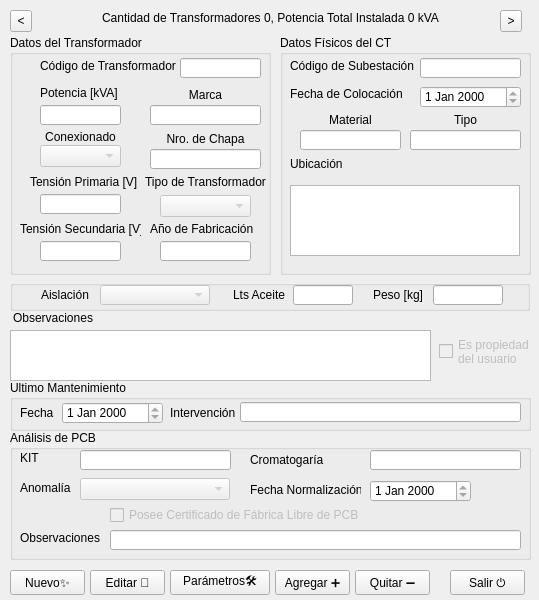
<?xml version="1.0" encoding="UTF-8"?>
<ui version="4.0">
 <class>Form</class>
 <widget class="QWidget" name="Form">
  <property name="windowModality">
   <enum>Qt::ApplicationModal</enum>
  </property>
  <property name="geometry">
   <rect>
    <x>0</x>
    <y>0</y>
    <width>539</width>
    <height>600</height>
   </rect>
  </property>
  <property name="windowTitle">
   <string>Centro de Transformación</string>
  </property>
  <property name="inputMethodHints">
   <set>Qt::ImhNone</set>
  </property>
  <widget class="QPushButton" name="cmdSalir">
   <property name="geometry">
    <rect>
     <x>450</x>
     <y>570</y>
     <width>75</width>
     <height>25</height>
    </rect>
   </property>
   <property name="text">
    <string>Salir ⏻</string>
   </property>
   <property name="shortcut">
    <string>Esc</string>
   </property>
  </widget>
  <widget class="QLabel" name="lblTransformadores">
   <property name="geometry">
    <rect>
     <x>70</x>
     <y>10</y>
     <width>401</width>
     <height>16</height>
    </rect>
   </property>
   <property name="text">
    <string>Cantidad de Transformadores 0, Potencia Total Instalada 0 kVA</string>
   </property>
   <property name="alignment">
    <set>Qt::AlignCenter</set>
   </property>
  </widget>
  <widget class="QToolButton" name="cmdMenos">
   <property name="geometry">
    <rect>
     <x>10</x>
     <y>10</y>
     <width>22</width>
     <height>22</height>
    </rect>
   </property>
   <property name="text">
    <string>&lt;</string>
   </property>
  </widget>
  <widget class="QToolButton" name="cmdMas">
   <property name="geometry">
    <rect>
     <x>500</x>
     <y>10</y>
     <width>22</width>
     <height>22</height>
    </rect>
   </property>
   <property name="text">
    <string>&gt;</string>
   </property>
  </widget>
  <widget class="QGroupBox" name="groupBox">
   <property name="geometry">
    <rect>
     <x>10</x>
     <y>35</y>
     <width>261</width>
     <height>240</height>
    </rect>
   </property>
   <property name="title">
    <string>Datos del Transformador</string>
   </property>
   <widget class="QLineEdit" name="txtV2">
    <property name="geometry">
     <rect>
      <x>30</x>
      <y>206</y>
      <width>81</width>
      <height>20</height>
     </rect>
    </property>
    <property name="inputMethodHints">
     <set>Qt::ImhFormattedNumbersOnly</set>
    </property>
    <property name="maxLength">
     <number>10</number>
    </property>
    <property name="readOnly">
     <bool>true</bool>
    </property>
   </widget>
   <widget class="QLabel" name="label_6">
    <property name="geometry">
     <rect>
      <x>140</x>
      <y>50</y>
      <width>111</width>
      <height>20</height>
     </rect>
    </property>
    <property name="text">
     <string>Marca</string>
    </property>
    <property name="alignment">
     <set>Qt::AlignCenter</set>
    </property>
   </widget>
   <widget class="QLineEdit" name="txtV1">
    <property name="geometry">
     <rect>
      <x>30</x>
      <y>159</y>
      <width>81</width>
      <height>20</height>
     </rect>
    </property>
    <property name="inputMethodHints">
     <set>Qt::ImhFormattedNumbersOnly</set>
    </property>
    <property name="maxLength">
     <number>10</number>
    </property>
    <property name="readOnly">
     <bool>true</bool>
    </property>
   </widget>
   <widget class="QLineEdit" name="txtAnio">
    <property name="geometry">
     <rect>
      <x>150</x>
      <y>206</y>
      <width>91</width>
      <height>20</height>
     </rect>
    </property>
    <property name="maxLength">
     <number>10</number>
    </property>
    <property name="readOnly">
     <bool>true</bool>
    </property>
   </widget>
   <widget class="QLabel" name="label_5">
    <property name="geometry">
     <rect>
      <x>30</x>
      <y>50</y>
      <width>81</width>
      <height>16</height>
     </rect>
    </property>
    <property name="text">
     <string>Potencia [kVA]</string>
    </property>
   </widget>
   <widget class="QLabel" name="label_9">
    <property name="geometry">
     <rect>
      <x>140</x>
      <y>94</y>
      <width>111</width>
      <height>20</height>
     </rect>
    </property>
    <property name="text">
     <string>Nro. de Chapa</string>
    </property>
    <property name="alignment">
     <set>Qt::AlignCenter</set>
    </property>
   </widget>
   <widget class="QLabel" name="label_13">
    <property name="geometry">
     <rect>
      <x>140</x>
      <y>186</y>
      <width>121</width>
      <height>16</height>
     </rect>
    </property>
    <property name="text">
     <string>Año de Fabricación</string>
    </property>
   </widget>
   <widget class="QLabel" name="label_3">
    <property name="geometry">
     <rect>
      <x>30</x>
      <y>23</y>
      <width>141</width>
      <height>16</height>
     </rect>
    </property>
    <property name="text">
     <string>Código de Transformador</string>
    </property>
   </widget>
   <widget class="QLineEdit" name="txtTrafo">
    <property name="geometry">
     <rect>
      <x>170</x>
      <y>23</y>
      <width>81</width>
      <height>20</height>
     </rect>
    </property>
    <property name="maxLength">
     <number>15</number>
    </property>
    <property name="readOnly">
     <bool>true</bool>
    </property>
   </widget>
   <widget class="QLabel" name="label_10">
    <property name="geometry">
     <rect>
      <x>20</x>
      <y>139</y>
      <width>111</width>
      <height>16</height>
     </rect>
    </property>
    <property name="text">
     <string>Tensión Primaria [V]</string>
    </property>
   </widget>
   <widget class="QLineEdit" name="txtPotencia">
    <property name="geometry">
     <rect>
      <x>30</x>
      <y>70</y>
      <width>81</width>
      <height>20</height>
     </rect>
    </property>
    <property name="inputMethodHints">
     <set>Qt::ImhFormattedNumbersOnly</set>
    </property>
    <property name="maxLength">
     <number>10</number>
    </property>
    <property name="readOnly">
     <bool>true</bool>
    </property>
   </widget>
   <widget class="QLineEdit" name="txtMarca">
    <property name="geometry">
     <rect>
      <x>140</x>
      <y>70</y>
      <width>111</width>
      <height>20</height>
     </rect>
    </property>
    <property name="maxLength">
     <number>20</number>
    </property>
    <property name="readOnly">
     <bool>true</bool>
    </property>
   </widget>
   <widget class="QLineEdit" name="txtNroChapa">
    <property name="geometry">
     <rect>
      <x>140</x>
      <y>114</y>
      <width>111</width>
      <height>20</height>
     </rect>
    </property>
    <property name="maxLength">
     <number>20</number>
    </property>
    <property name="readOnly">
     <bool>true</bool>
    </property>
   </widget>
   <widget class="QLabel" name="label_7">
    <property name="geometry">
     <rect>
      <x>130</x>
      <y>139</y>
      <width>131</width>
      <height>16</height>
     </rect>
    </property>
    <property name="text">
     <string>Tipo de Transformador</string>
    </property>
    <property name="alignment">
     <set>Qt::AlignCenter</set>
    </property>
   </widget>
   <widget class="QLabel" name="label_12">
    <property name="geometry">
     <rect>
      <x>10</x>
      <y>186</y>
      <width>121</width>
      <height>16</height>
     </rect>
    </property>
    <property name="text">
     <string>Tensión Secundaria [V]</string>
    </property>
   </widget>
   <widget class="QLabel" name="label_8">
    <property name="geometry">
     <rect>
      <x>30</x>
      <y>94</y>
      <width>81</width>
      <height>16</height>
     </rect>
    </property>
    <property name="text">
     <string>Conexionado</string>
    </property>
    <property name="alignment">
     <set>Qt::AlignCenter</set>
    </property>
   </widget>
   <widget class="QComboBox" name="cmbConexionado">
    <property name="enabled">
     <bool>false</bool>
    </property>
    <property name="geometry">
     <rect>
      <x>30</x>
      <y>110</y>
      <width>81</width>
      <height>22</height>
     </rect>
    </property>
    <property name="editable">
     <bool>false</bool>
    </property>
    <property name="frame">
     <bool>true</bool>
    </property>
   </widget>
   <widget class="QComboBox" name="cmbTipo">
    <property name="enabled">
     <bool>false</bool>
    </property>
    <property name="geometry">
     <rect>
      <x>150</x>
      <y>160</y>
      <width>91</width>
      <height>22</height>
     </rect>
    </property>
    <property name="editable">
     <bool>false</bool>
    </property>
    <property name="frame">
     <bool>true</bool>
    </property>
   </widget>
  </widget>
  <widget class="QGroupBox" name="groupBox_2">
   <property name="geometry">
    <rect>
     <x>280</x>
     <y>35</y>
     <width>251</width>
     <height>240</height>
    </rect>
   </property>
   <property name="title">
    <string>Datos Físicos del CT</string>
   </property>
   <widget class="QLabel" name="label_14">
    <property name="geometry">
     <rect>
      <x>130</x>
      <y>75</y>
      <width>111</width>
      <height>20</height>
     </rect>
    </property>
    <property name="text">
     <string>Tipo</string>
    </property>
    <property name="alignment">
     <set>Qt::AlignCenter</set>
    </property>
   </widget>
   <widget class="QLabel" name="label_15">
    <property name="geometry">
     <rect>
      <x>20</x>
      <y>75</y>
      <width>101</width>
      <height>20</height>
     </rect>
    </property>
    <property name="text">
     <string>Material</string>
    </property>
    <property name="alignment">
     <set>Qt::AlignCenter</set>
    </property>
   </widget>
   <widget class="QLabel" name="label_16">
    <property name="geometry">
     <rect>
      <x>10</x>
      <y>51</y>
      <width>121</width>
      <height>16</height>
     </rect>
    </property>
    <property name="text">
     <string>Fecha de Colocación</string>
    </property>
   </widget>
   <widget class="QLabel" name="label_4">
    <property name="geometry">
     <rect>
      <x>10</x>
      <y>23</y>
      <width>141</width>
      <height>16</height>
     </rect>
    </property>
    <property name="text">
     <string>Código de Subestación</string>
    </property>
   </widget>
   <widget class="QLineEdit" name="txtCT">
    <property name="geometry">
     <rect>
      <x>140</x>
      <y>23</y>
      <width>101</width>
      <height>20</height>
     </rect>
    </property>
    <property name="maxLength">
     <number>15</number>
    </property>
    <property name="readOnly">
     <bool>true</bool>
    </property>
   </widget>
   <widget class="QLineEdit" name="txtMaterial">
    <property name="geometry">
     <rect>
      <x>20</x>
      <y>95</y>
      <width>101</width>
      <height>20</height>
     </rect>
    </property>
    <property name="maxLength">
     <number>20</number>
    </property>
    <property name="readOnly">
     <bool>true</bool>
    </property>
   </widget>
   <widget class="QLineEdit" name="txtTipoCT">
    <property name="geometry">
     <rect>
      <x>130</x>
      <y>95</y>
      <width>111</width>
      <height>20</height>
     </rect>
    </property>
    <property name="maxLength">
     <number>20</number>
    </property>
    <property name="readOnly">
     <bool>true</bool>
    </property>
   </widget>
   <widget class="QLabel" name="label_21">
    <property name="geometry">
     <rect>
      <x>10</x>
      <y>121</y>
      <width>81</width>
      <height>16</height>
     </rect>
    </property>
    <property name="text">
     <string>Ubicación</string>
    </property>
   </widget>
   <widget class="QDateEdit" name="datInstalacion">
    <property name="geometry">
     <rect>
      <x>140</x>
      <y>51</y>
      <width>101</width>
      <height>22</height>
     </rect>
    </property>
    <property name="readOnly">
     <bool>true</bool>
    </property>
   </widget>
   <widget class="QTextEdit" name="txtUbicacion">
    <property name="geometry">
     <rect>
      <x>10</x>
      <y>150</y>
      <width>230</width>
      <height>71</height>
     </rect>
    </property>
    <property name="readOnly">
     <bool>true</bool>
    </property>
   </widget>
  </widget>
  <widget class="QGroupBox" name="groupBox_3">
   <property name="geometry">
    <rect>
     <x>10</x>
     <y>380</y>
     <width>521</width>
     <height>51</height>
    </rect>
   </property>
   <property name="title">
    <string>Ultimo Mantenimiento</string>
   </property>
   <widget class="QLabel" name="label_17">
    <property name="geometry">
     <rect>
      <x>10</x>
      <y>25</y>
      <width>41</width>
      <height>16</height>
     </rect>
    </property>
    <property name="text">
     <string>Fecha</string>
    </property>
   </widget>
   <widget class="QDateEdit" name="datMantenimiento">
    <property name="geometry">
     <rect>
      <x>52</x>
      <y>22</y>
      <width>101</width>
      <height>22</height>
     </rect>
    </property>
    <property name="readOnly">
     <bool>true</bool>
    </property>
   </widget>
   <widget class="QLineEdit" name="txtIntervencion">
    <property name="geometry">
     <rect>
      <x>230</x>
      <y>22</y>
      <width>281</width>
      <height>20</height>
     </rect>
    </property>
    <property name="maxLength">
     <number>25</number>
    </property>
    <property name="readOnly">
     <bool>true</bool>
    </property>
   </widget>
   <widget class="QLabel" name="label_18">
    <property name="geometry">
     <rect>
      <x>160</x>
      <y>25</y>
      <width>71</width>
      <height>16</height>
     </rect>
    </property>
    <property name="text">
     <string>Intervención</string>
    </property>
   </widget>
  </widget>
  <widget class="QGroupBox" name="groupBox_4">
   <property name="geometry">
    <rect>
     <x>10</x>
     <y>430</y>
     <width>521</width>
     <height>130</height>
    </rect>
   </property>
   <property name="title">
    <string>Análisis de PCB</string>
   </property>
   <widget class="QLabel" name="label_19">
    <property name="geometry">
     <rect>
      <x>10</x>
      <y>100</y>
      <width>131</width>
      <height>16</height>
     </rect>
    </property>
    <property name="text">
     <string>Observaciones</string>
    </property>
   </widget>
   <widget class="QLabel" name="label_20">
    <property name="geometry">
     <rect>
      <x>240</x>
      <y>20</y>
      <width>111</width>
      <height>20</height>
     </rect>
    </property>
    <property name="text">
     <string>Cromatogaría</string>
    </property>
    <property name="alignment">
     <set>Qt::AlignLeading|Qt::AlignLeft|Qt::AlignVCenter</set>
    </property>
   </widget>
   <widget class="QLabel" name="label_22">
    <property name="geometry">
     <rect>
      <x>240</x>
      <y>50</y>
      <width>111</width>
      <height>20</height>
     </rect>
    </property>
    <property name="text">
     <string>Fecha Normalización</string>
    </property>
    <property name="alignment">
     <set>Qt::AlignLeading|Qt::AlignLeft|Qt::AlignVCenter</set>
    </property>
   </widget>
   <widget class="QLabel" name="label_23">
    <property name="geometry">
     <rect>
      <x>10</x>
      <y>50</y>
      <width>61</width>
      <height>16</height>
     </rect>
    </property>
    <property name="text">
     <string>Anomalía</string>
    </property>
    <property name="alignment">
     <set>Qt::AlignLeading|Qt::AlignLeft|Qt::AlignVCenter</set>
    </property>
   </widget>
   <widget class="QLabel" name="label_24">
    <property name="geometry">
     <rect>
      <x>10</x>
      <y>20</y>
      <width>51</width>
      <height>16</height>
     </rect>
    </property>
    <property name="text">
     <string>KIT</string>
    </property>
   </widget>
   <widget class="QLineEdit" name="txtKit">
    <property name="geometry">
     <rect>
      <x>70</x>
      <y>20</y>
      <width>151</width>
      <height>20</height>
     </rect>
    </property>
    <property name="maxLength">
     <number>10</number>
    </property>
    <property name="readOnly">
     <bool>true</bool>
    </property>
   </widget>
   <widget class="QLineEdit" name="txtCromatografia">
    <property name="geometry">
     <rect>
      <x>360</x>
      <y>20</y>
      <width>151</width>
      <height>20</height>
     </rect>
    </property>
    <property name="maxLength">
     <number>10</number>
    </property>
    <property name="readOnly">
     <bool>true</bool>
    </property>
   </widget>
   <widget class="QLineEdit" name="txtObservacionesPCB">
    <property name="geometry">
     <rect>
      <x>100</x>
      <y>100</y>
      <width>411</width>
      <height>20</height>
     </rect>
    </property>
    <property name="maxLength">
     <number>100</number>
    </property>
    <property name="readOnly">
     <bool>true</bool>
    </property>
   </widget>
   <widget class="QCheckBox" name="chkCertificado">
    <property name="enabled">
     <bool>false</bool>
    </property>
    <property name="geometry">
     <rect>
      <x>100</x>
      <y>70</y>
      <width>271</width>
      <height>30</height>
     </rect>
    </property>
    <property name="text">
     <string>Posee Certificado de Fábrica Libre de PCB</string>
    </property>
   </widget>
   <widget class="QDateEdit" name="datNormalizacion">
    <property name="geometry">
     <rect>
      <x>360</x>
      <y>50</y>
      <width>101</width>
      <height>22</height>
     </rect>
    </property>
    <property name="readOnly">
     <bool>true</bool>
    </property>
   </widget>
   <widget class="QComboBox" name="cmbAnomalia">
    <property name="enabled">
     <bool>false</bool>
    </property>
    <property name="geometry">
     <rect>
      <x>70</x>
      <y>48</y>
      <width>150</width>
      <height>22</height>
     </rect>
    </property>
    <property name="editable">
     <bool>false</bool>
    </property>
    <property name="frame">
     <bool>true</bool>
    </property>
   </widget>
  </widget>
  <widget class="QLabel" name="label_26">
   <property name="geometry">
    <rect>
     <x>13</x>
     <y>310</y>
     <width>91</width>
     <height>16</height>
    </rect>
   </property>
   <property name="text">
    <string>Observaciones</string>
   </property>
  </widget>
  <widget class="QCheckBox" name="chkPropiedadUsuario">
   <property name="enabled">
    <bool>false</bool>
   </property>
   <property name="geometry">
    <rect>
     <x>439</x>
     <y>331</y>
     <width>90</width>
     <height>41</height>
    </rect>
   </property>
   <property name="inputMethodHints">
    <set>Qt::ImhMultiLine</set>
   </property>
   <property name="text">
    <string>Es propiedad 
del usuario</string>
   </property>
  </widget>
  <widget class="QTextEdit" name="txtObservaciones">
   <property name="geometry">
    <rect>
     <x>10</x>
     <y>330</y>
     <width>421</width>
     <height>51</height>
    </rect>
   </property>
   <property name="textInteractionFlags">
    <set>Qt::TextSelectableByKeyboard|Qt::TextSelectableByMouse</set>
   </property>
  </widget>
  <widget class="QPushButton" name="cmdNuevo">
   <property name="geometry">
    <rect>
     <x>10</x>
     <y>570</y>
     <width>75</width>
     <height>25</height>
    </rect>
   </property>
   <property name="text">
    <string>Nuevo✨</string>
   </property>
  </widget>
  <widget class="QPushButton" name="cmdAgregar">
   <property name="geometry">
    <rect>
     <x>275</x>
     <y>570</y>
     <width>75</width>
     <height>25</height>
    </rect>
   </property>
   <property name="text">
    <string>Agregar ➕</string>
   </property>
  </widget>
  <widget class="QPushButton" name="cmdQuitar">
   <property name="geometry">
    <rect>
     <x>355</x>
     <y>570</y>
     <width>75</width>
     <height>25</height>
    </rect>
   </property>
   <property name="text">
    <string>Quitar ➖</string>
   </property>
  </widget>
  <widget class="QPushButton" name="cmdEditar">
   <property name="geometry">
    <rect>
     <x>90</x>
     <y>570</y>
     <width>75</width>
     <height>25</height>
    </rect>
   </property>
   <property name="text">
    <string>Editar 📝</string>
   </property>
  </widget>
  <widget class="QPushButton" name="cmdParametros">
   <property name="geometry">
    <rect>
     <x>170</x>
     <y>570</y>
     <width>100</width>
     <height>25</height>
    </rect>
   </property>
   <property name="text">
    <string>Parámetros🛠</string>
   </property>
  </widget>
  <widget class="QGroupBox" name="groupBox_5">
   <property name="geometry">
    <rect>
     <x>10</x>
     <y>280</y>
     <width>520</width>
     <height>31</height>
    </rect>
   </property>
   <property name="title">
    <string/>
   </property>
   <widget class="QLabel" name="label_25">
    <property name="geometry">
     <rect>
      <x>223</x>
      <y>7</y>
      <width>61</width>
      <height>16</height>
     </rect>
    </property>
    <property name="text">
     <string>Lts Aceite</string>
    </property>
   </widget>
   <widget class="QLineEdit" name="txtAceite">
    <property name="geometry">
     <rect>
      <x>283</x>
      <y>5</y>
      <width>60</width>
      <height>20</height>
     </rect>
    </property>
    <property name="maxLength">
     <number>10</number>
    </property>
    <property name="readOnly">
     <bool>true</bool>
    </property>
   </widget>
   <widget class="QComboBox" name="cmbAislacion">
    <property name="enabled">
     <bool>false</bool>
    </property>
    <property name="geometry">
     <rect>
      <x>90</x>
      <y>5</y>
      <width>110</width>
      <height>20</height>
     </rect>
    </property>
    <property name="editable">
     <bool>false</bool>
    </property>
    <property name="frame">
     <bool>true</bool>
    </property>
   </widget>
   <widget class="QLabel" name="label_11">
    <property name="geometry">
     <rect>
      <x>25</x>
      <y>7</y>
      <width>60</width>
      <height>16</height>
     </rect>
    </property>
    <property name="text">
     <string>Aislación</string>
    </property>
    <property name="alignment">
     <set>Qt::AlignCenter</set>
    </property>
   </widget>
   <widget class="QLineEdit" name="txtPeso">
    <property name="geometry">
     <rect>
      <x>423</x>
      <y>5</y>
      <width>70</width>
      <height>20</height>
     </rect>
    </property>
    <property name="maxLength">
     <number>10</number>
    </property>
    <property name="readOnly">
     <bool>true</bool>
    </property>
   </widget>
   <widget class="QLabel" name="label_27">
    <property name="geometry">
     <rect>
      <x>363</x>
      <y>7</y>
      <width>61</width>
      <height>16</height>
     </rect>
    </property>
    <property name="text">
     <string>Peso [kg]</string>
    </property>
   </widget>
  </widget>
 </widget>
 <resources/>
 <connections/>
</ui>
